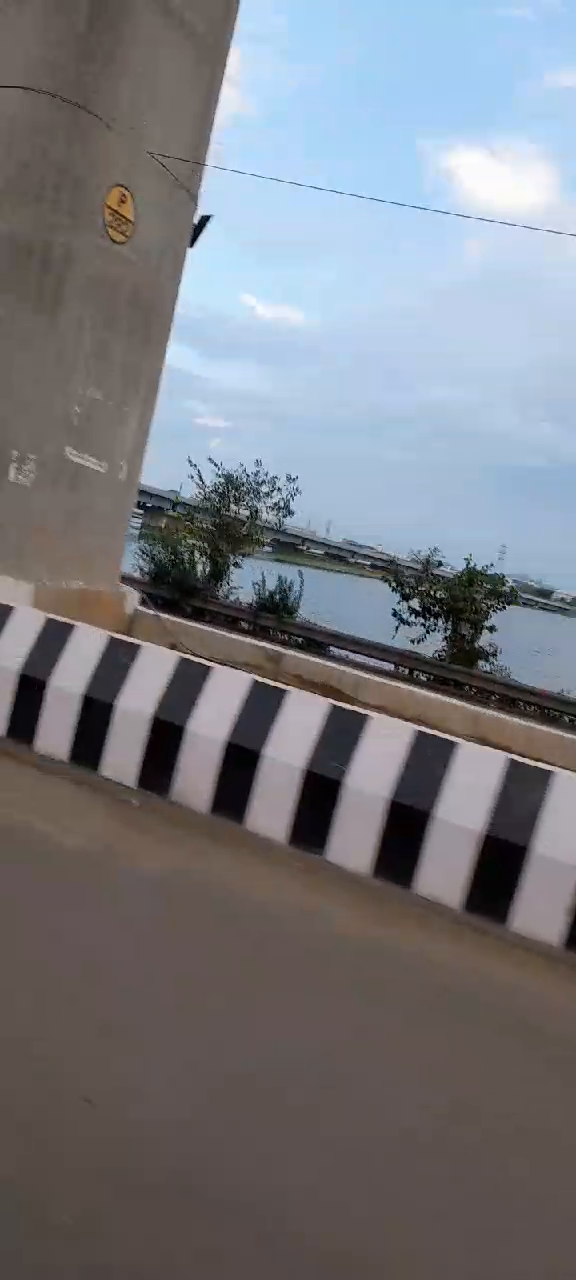
#> input picture frame 32 of CV/car.mp4, 576 x 1280 px
$ python exp39.py
#> lines starting #> are read from the running program, lines starting #| are printed output that depends on the picture
import cv2
car_cascade = cv2.CascadeClassifier("C:/Users/USER/Desktop/CV/cars.xml")
cap = cv2.VideoCapture("C:/Users/USER/Desktop/CV/car.mp4")
while True:
 ret, frame = cap.read()
#> frame is the input picture: shape (1280, 576, 3); mean B, G, R 127.9, 122, 120.5
 gray = cv2.cvtColor(frame, cv2.COLOR_BGR2GRAY)
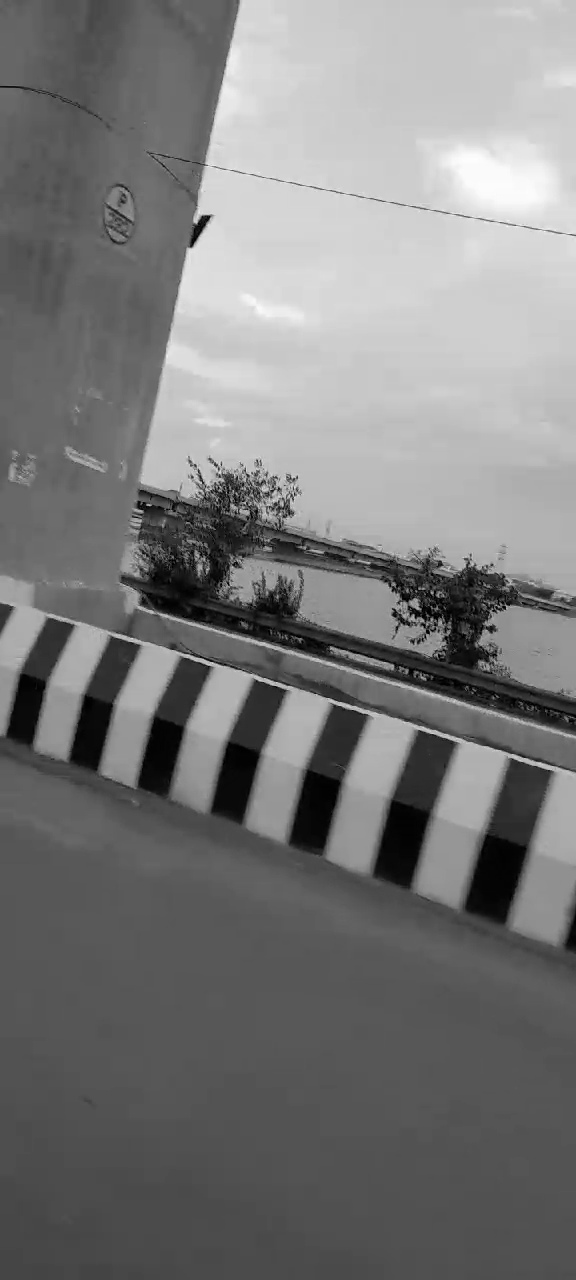
#> gray: shape (1280, 576); min 0, max 253, mean 122.3
 cars = car_cascade.detectMultiScale(gray, 1.1, 1)
#> cars = [[94, 480, 163, 163]]
 for (x,y,w,h) in cars:
    cv2.rectangle(frame, (x,y), (x+w,y+h), (0,0,255), 2)
    cv2.imshow('frame', frame)
#> this loop made 1 pass
#> pass 1, `cv2.imshow('frame', frame)`:
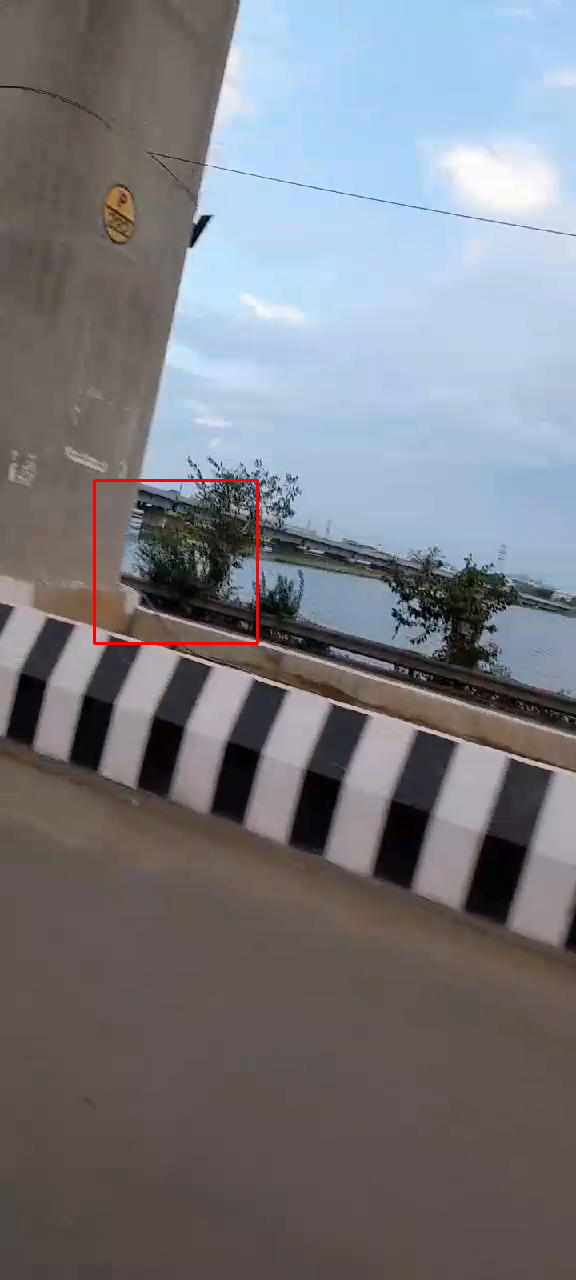
#> window 'frame': shape (1280, 576, 3); mean B, G, R 127.6, 121.7, 120.8
 if cv2.waitKey(1) & 0xFF == ord('q'):
#> (key q is pressed here)
     break
cap.release()
cv2.destroyAllWindows()

$ run again, starting later in the video
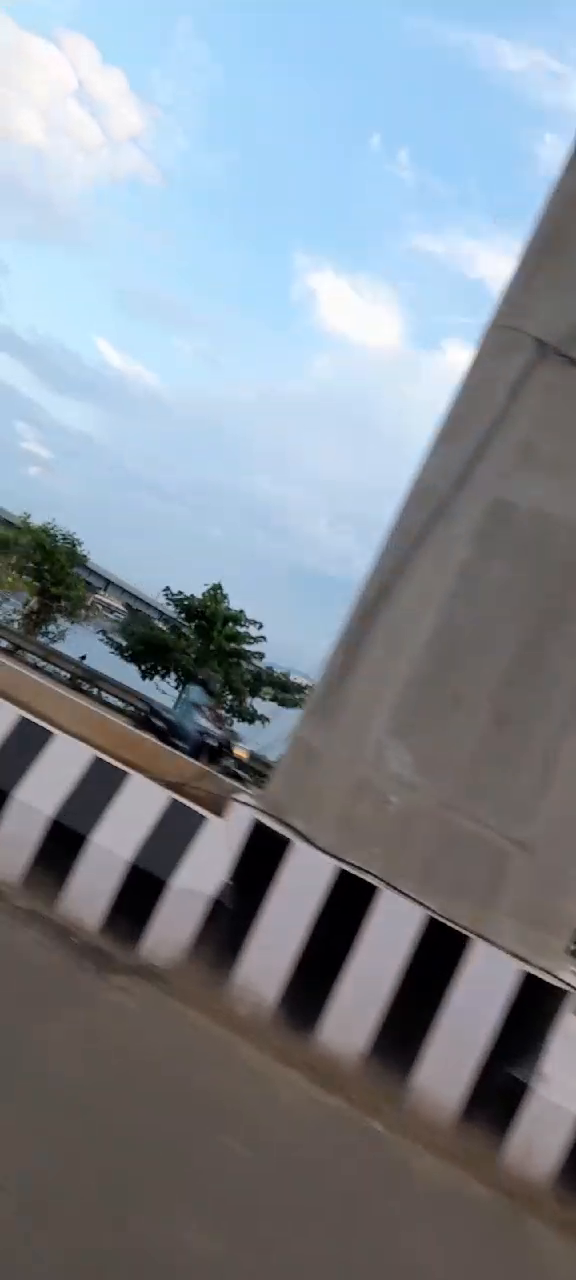
#> input picture frame 145 of CV/car.mp4, 576 x 1280 px
#> frame is the input picture: shape (1280, 576, 3); mean B, G, R 148.8, 139, 130.2
#> `gray = cv2.cvtColor(frame, cv2.COLOR_BGR2GRAY)`:
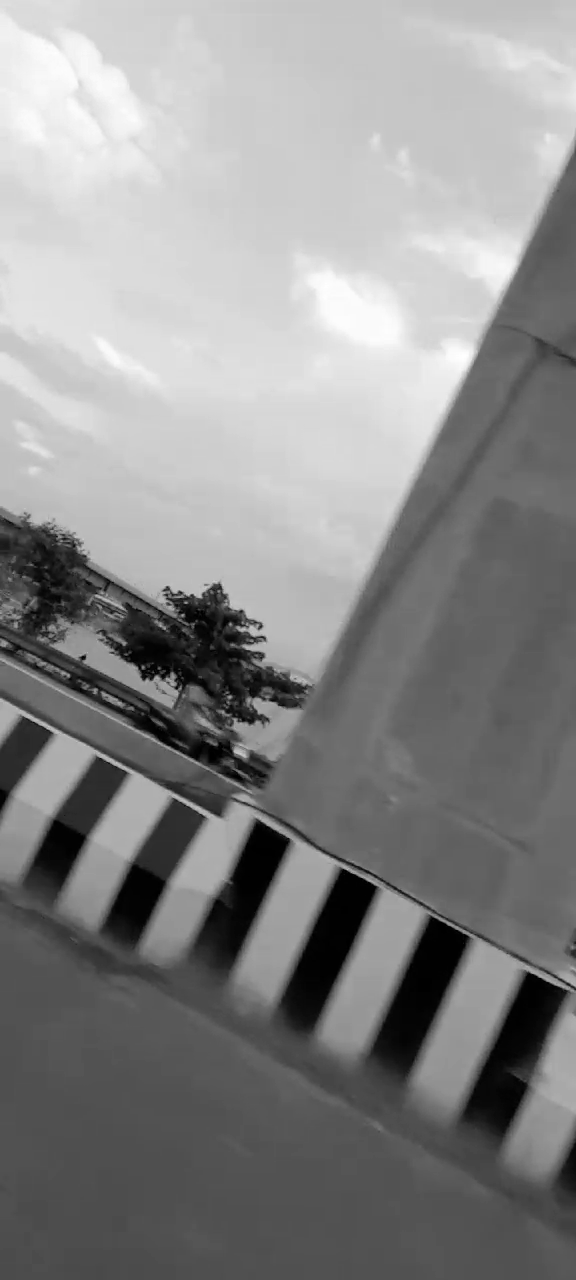
#> gray: shape (1280, 576); min 0, max 255, mean 137.5
#> cars = ()

$ run again, starting later in the video
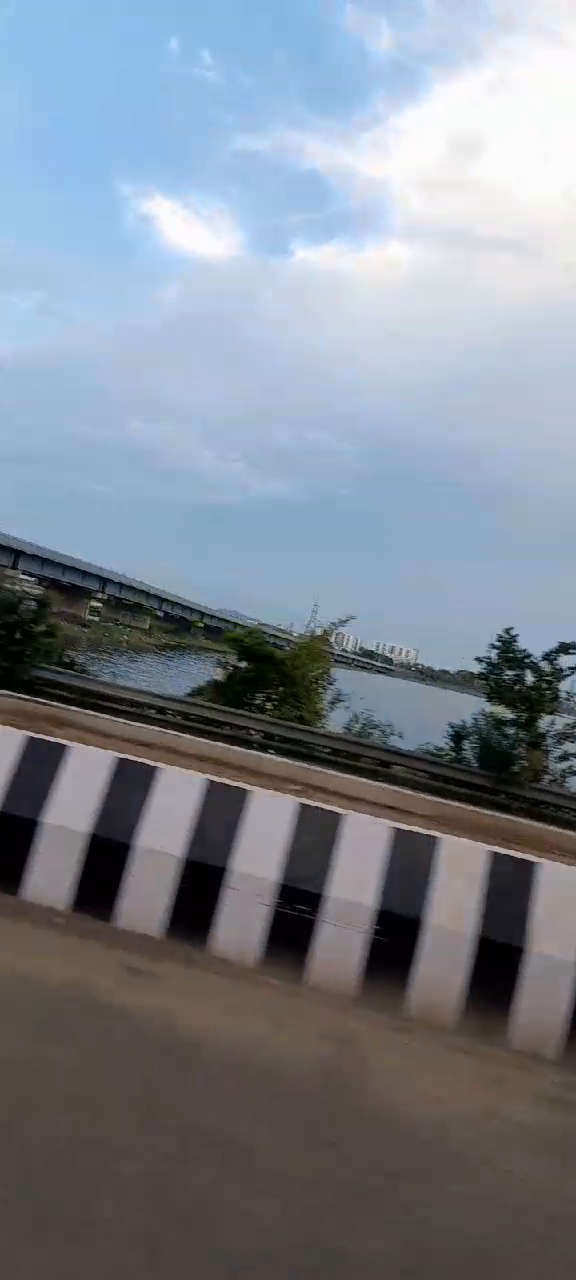
#> input picture frame 259 of CV/car.mp4, 576 x 1280 px
#> frame is the input picture: shape (1280, 576, 3); mean B, G, R 143.9, 133.4, 125.5
#> `gray = cv2.cvtColor(frame, cv2.COLOR_BGR2GRAY)`:
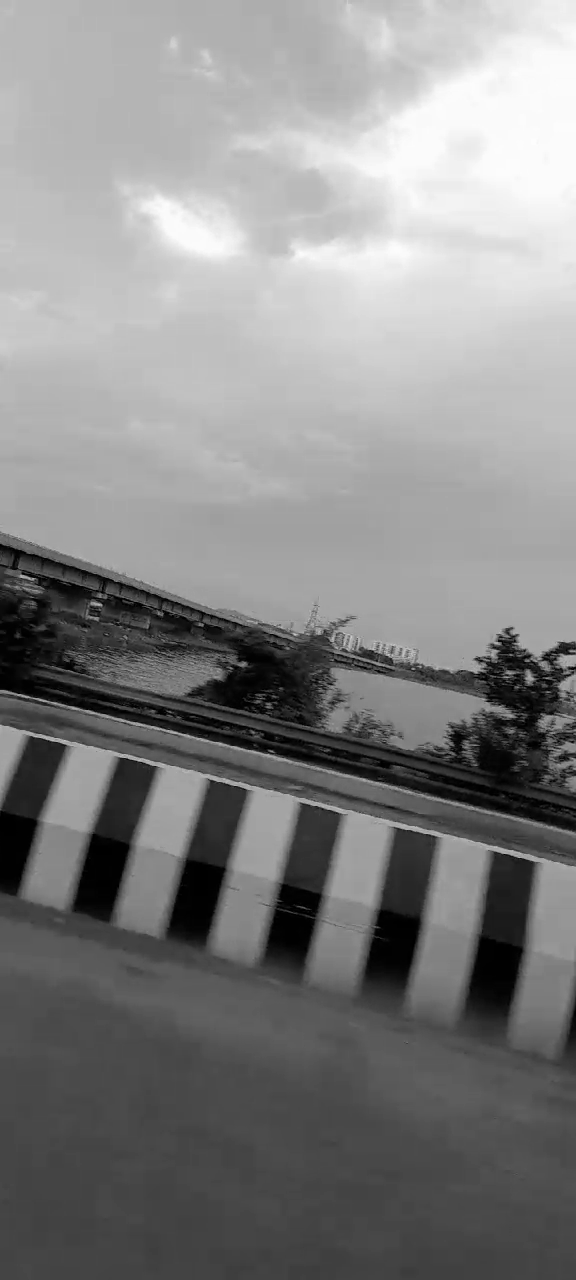
#> gray: shape (1280, 576); min 0, max 253, mean 132.3
#> cars = ()
